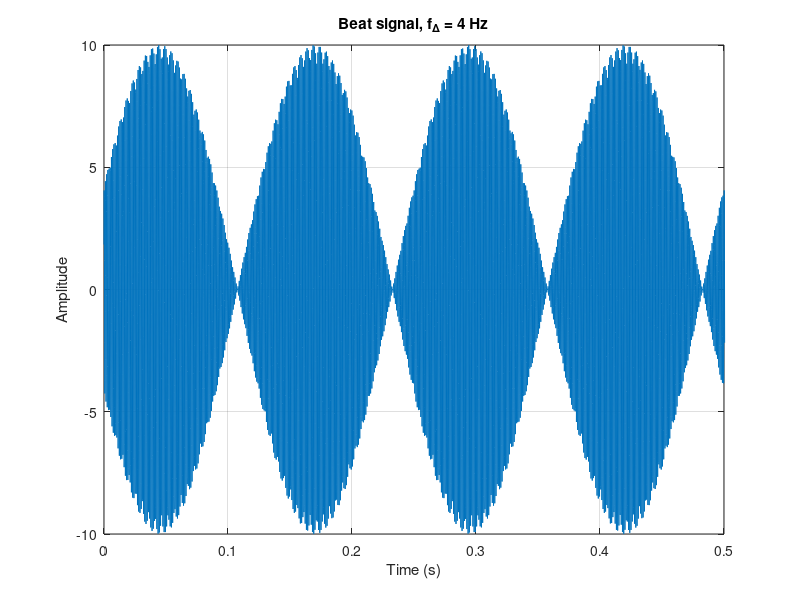

Write the MATLAB code that produced this figure. (Note: this script raises an error after producing the figure.)
%% Lab S-7: Spectrograms of AM and FM Signals -- Benson Willie

%% 2.1.1 MATLAB Code for Beat Signals

Amp = 10;        % B
fc  = 1024;      % center frequency (Hz)
fDelta = 4;      % modulating frequency f_Δ (Hz)
phic = 2*pi*rand;        % random phase φ_c
phiDelta = 2*pi*rand;    % random phase φ_Δ
tStart = 0;      % start time (s)
tStop  = 5;      % stop time (s)
fs = 8000;       % sampling rate (samples/s)

tt = tStart:1/fs:tStop;
xx = Amp*cos(2*pi*fc*tt + phic) .* cos(2*pi*fDelta*tt + phiDelta);

% Plot time signal (first 0.5 sec to see beat envelope)
figure; plot(tt, xx); xlim([0 0.5]); grid on;
title('Beat signal, f_\Delta = 4 Hz');
xlabel('Time (s)'); ylabel('Amplitude');


%% 2.1.2 Beat Note Spectrograms

% Expected spectral lines from:
% cos a cos b = (1/2)[cos(a+b) + cos(a-b)]
% -> tones at f_c ± f_Δ

f1 = fc - fDelta;
f2 = fc + fDelta;
disp("Expected spectral lines (Hz): " + f1 + " and " + f2);

% Spectrograms with increasing section length
Llist = [256 512 1024 2048 2500 3000 3500 4096 8192];

for Lsect = Llist
    do_spec(xx, fs, Lsect, sprintf('Beat spectrogram, L_{SECT}=%d', Lsect), false);
end

% Smallest section length that resolves two lines (from your observation)
Lsect_min = 3000;
Tsect_min = Lsect_min/fs;

% Comment for 2.1.2(c):
% At L_SECT=256, the spectrogram shows a single thick band near 1024 Hz
% (not two separate horizontal lines) → insufficient frequency resolution.

% RESULTS (2.1.2):
% Expected spectral lines: f1 = 1020 Hz, f2 = 1028 Hz.
% Smallest L_SECT resolving two lines: L_SECT,min = 3000 samples.
% T_SECT,min = L_SECT,min / fs = 3000/8000 = 0.375 s.


%% 2.1.3 Inverse Relationship: Section Length vs Frequency Resolution

% (a) Determine proportionality constant C from:
% |f1 - f2| = C / T_SECT

df = abs(f2 - f1);        % separation for fDelta = 4  (8 Hz)
C  = df * Tsect_min;      % C = |f1-f2| * T_SECT,min = 8 * 0.375 = 3.0
disp("Computed C = " + C);

% (b) Change fDelta to 16 Hz, predict Lsect, then verify
fDelta2 = 16;
f1b = fc - fDelta2;       % 1008 Hz
f2b = fc + fDelta2;       % 1040 Hz
df2 = abs(f2b - f1b);     % 32 Hz separation

Tsect_pred = C/df2;       % predicted section duration
Lsect_pred = Tsect_pred * fs;    % predicted length in samples (≈ 750)
Lsect_use  = 1024;        % convenient power-of-two window close to prediction

disp("Predicted Tsect for fDelta=16: " + Tsect_pred + " s");
disp("Predicted Lsect (theoretical) for fDelta=16: " + Lsect_pred);
disp("Using Lsect = " + Lsect_use + " samples for spectrogram.");

% Generate new beat signal and verify resolution
xx2 = Amp*cos(2*pi*fc*tt + 2*pi*rand) .* cos(2*pi*fDelta2*tt + 2*pi*rand);
do_spec(xx2, fs, Lsect_use, ...
    sprintf('f_\\Delta=16 spectrogram, L_{SECT}=%d', Lsect_use), false);

% RESULTS (2.1.3):
% |f1-f2| = 8 Hz for fDelta = 4.
% Measured minimum section length: L_SECT,min = 3000 samples
% → T_SECT,min = 3000/8000 = 0.375 s.
% Proportionality constant: C = |f1-f2| * T_SECT,min = 8 * 0.375 = 3.0.
%
% For fDelta = 16, the two tones are at 1008 Hz and 1040 Hz
% → |f1-f2| = 32 Hz.
% Predicted T_SECT = C / |f1-f2| = 3 / 32 ≈ 0.09375 s
% → Predicted L_SECT ≈ 0.09375 * 8000 = 750 samples.
% In practice, we used L_SECT = 1024 (a nearby power of two).
% The spectrogram with L_SECT = 1024 clearly shows two distinct lines
% near 1008 Hz and 1040 Hz, confirming that the inverse relationship
% is a good approximation.

%% Functions

function do_spec(x, fs, Lsect, titleStr, twoSided)
    if nargin < 5, twoSided = false; end
    figure;

    % If DSP-First plotspec exists, use it
    if exist('plotspec','file') == 2
        if twoSided
            plotspec(x + 1j*1e-12, fs, Lsect); % two-sided trick
        else
            plotspec(x, fs, Lsect);
        end
        colorbar; grid on; title(titleStr);
        return;
    end

    % ---- Toolbox-free STFT fallback ----
    overlap = floor(Lsect/2);
    hop = Lsect - overlap;
    Nfft = Lsect;

    % Custom Hamming window (no toolbox)
    n = (0:Lsect-1).';
    w = 0.54 - 0.46*cos(2*pi*n/(Lsect-1));

    nFrames = floor((length(x) - Lsect)/hop) + 1;
    S = zeros(Nfft, nFrames);

    for m = 1:nFrames
        idx = (1:Lsect) + (m-1)*hop;
        frame = x(idx);
        frame = frame(:).*w;
        S(:,m) = fft(frame, Nfft);
    end

    T = ((0:nFrames-1)*hop + Lsect/2)/fs;

    if twoSided
        Splot = fftshift(S,1);
        F = (-Nfft/2:Nfft/2-1)/Nfft * fs;
    else
        halfN = floor(Nfft/2);
        Splot = S(1:halfN+1, :);
        F = (0:halfN)/Nfft * fs;
    end

    Mag = 20*log10(abs(Splot) + 1e-12);

    imagesc(T, F, Mag);
    axis xy; colorbar;
    xlabel('Time (s)'); ylabel('Frequency (Hz)');
    title([titleStr ' (STFT fallback)']);
    grid on;
end
